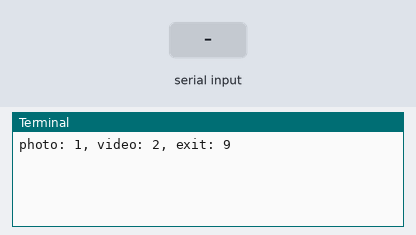
The program below on a simulated Raspberry Pi (BCM pin numbers). On the bench: the last lines printed to the terminal. The test bench sets the inputs (shaded band). The clock reads 2024-03-15 10:24:30 at power-on unless the program sets it; the camera gives no picture and a still takes 0.5 s.

Above: at 4.2 s.
4.3 s: "1" typed at the terminal, then Enter
At 4.7 s:
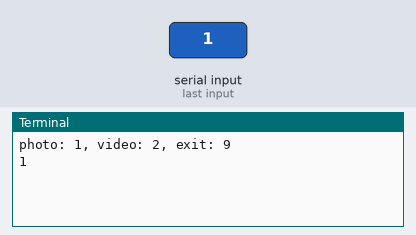
5.8 s: "2" typed at the terminal, then Enter
At 6.6 s:
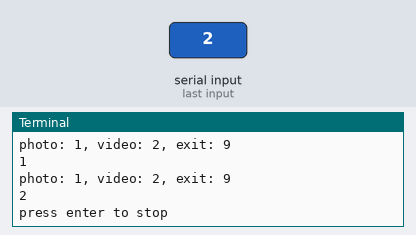

The program:

pycamera_cap.py
```python
import time
import picamera

path = "/home/pi/src5/06_multi_media"
camera = picamera.PiCamera()

try:
    camera.resolution = (640, 480)
    camera.start_preview()
    time.sleep(3)
    while True:
        s = int(input("photo: 1, video: 2, exit: 9"))
        now_str = time.strftime("%Y%m%d_%H%M%S")
        if s == 1:
            camera.capture('%s/%s.jpg' % (path, now_str))
        elif s == 2:
            camera.start_recording('%s/%s.h264' % (path, now_str))
            s = input("press enter to stop")
            camera.stop_recording
        elif s == 9:
            break
        else:
            print("wrong command")


finally:
    camera.stop_preview()
```

Measured:
- after the input at 4.3 s, the terminal: prints a new line at once (image 1)
- after the input at 5.8 s, the terminal: prints a new line at once (image 2)
